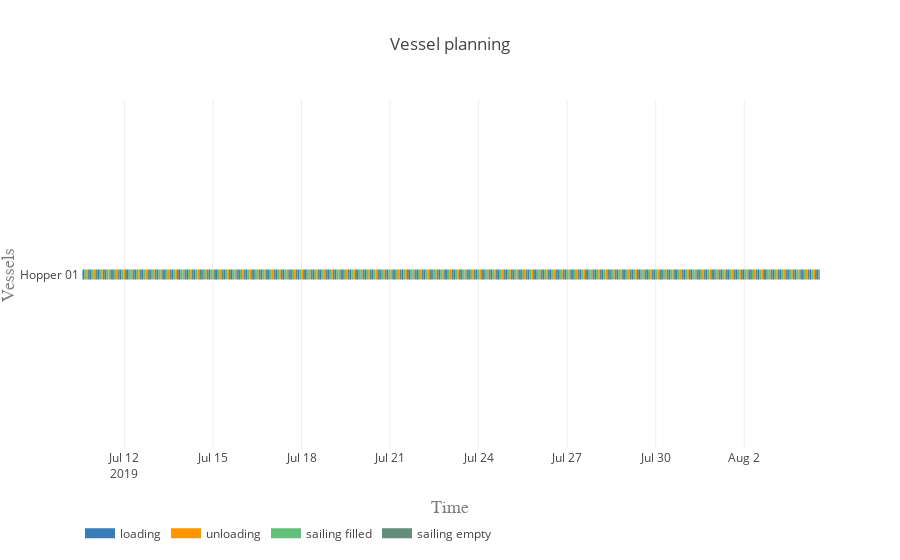

The notebook cell this image was saved under:
### Markdown cell above
#### Vessel planning

### Code cell
vessels = [hopper]

activities = ['loading', 'unloading', 'sailing filled', 'sailing empty']
colors = {0:'rgb(55,126,184)', 1:'rgb(255,150,0)', 2:'rgb(98, 192, 122)', 3:'rgb(98, 141, 122)'}

plot.vessel_planning(vessels, activities, colors)

### Figure 1 — Plotly figure (JSON) as saved in the notebook; plotly's stock layout.template omitted (floating-point values rounded to 4 significant figures; data arrays with more than 128 entries replaced by an {"elided": "..."} marker saying what was removed)
{"data": [{"connectgaps": false, "hoverinfo": "y+name", "line": {"color": "rgb(55,126,184)", "width": 10}, "mode": "lines", "name": "loading", "type": "scatter", "uid": "16e1eddf-a07f-43b8-9b4f-af5ce9489cc8", "x": {"elided": "500 str values"}, "y": {"elided": "500 str values"}}, {"connectgaps": false, "hoverinfo": "y+name", "line": {"color": "rgb(255,150,0)", "width": 10}, "mode": "lines", "name": "unloading", "type": "scatter", "uid": "cca06549-f4f0-4f57-8706-90adecb4e504", "x": {"elided": "500 str values"}, "y": {"elided": "500 str values"}}, {"connectgaps": false, "hoverinfo": "y+name", "line": {"color": "rgb(98, 192, 122)", "width": 10}, "mode": "lines", "name": "sailing filled", "type": "scatter", "uid": "77719262-2563-46a3-8108-49c01890f3b6", "x": {"elided": "500 str values"}, "y": {"elided": "500 str values"}}, {"connectgaps": false, "hoverinfo": "y+name", "line": {"color": "rgb(98, 141, 122)", "width": 10}, "mode": "lines", "name": "sailing empty", "type": "scatter", "uid": "0cbed39b-0c5e-4736-8104-1eedbffd7427", "x": {"elided": "495 str values"}, "y": {"elided": "495 str values"}}], "layout": {"hovermode": "closest", "legend": {"orientation": "h", "x": 0, "y": -0.2}, "title": "Vessel planning", "xaxis": {"range": ["2019-07-10 11:53:08", "2019-08-04 13:35:25.175227"], "title": "Time", "titlefont": {"color": "#7f7f7f", "family": "Courier New, monospace", "size": 18}}, "yaxis": {"title": "Vessels", "titlefont": {"color": "#7f7f7f", "family": "Courier New, monospace", "size": 18}}}}
